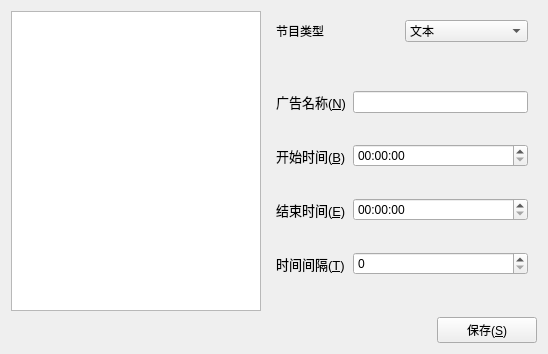
<?xml version="1.0" encoding="UTF-8"?>
<ui version="4.0">
 <class>XMLEditDialog</class>
 <widget class="QDialog" name="XMLEditDialog">
  <property name="geometry">
   <rect>
    <x>0</x>
    <y>0</y>
    <width>548</width>
    <height>354</height>
   </rect>
  </property>
  <property name="minimumSize">
   <size>
    <width>0</width>
    <height>0</height>
   </size>
  </property>
  <property name="windowTitle">
   <string>编辑</string>
  </property>
  <layout class="QGridLayout" name="gridLayout">
   <item row="0" column="0" rowspan="2">
    <widget class="QTreeWidget" name="sceneTreeWidget">
     <property name="sizePolicy">
      <sizepolicy hsizetype="Fixed" vsizetype="Expanding">
       <horstretch>0</horstretch>
       <verstretch>0</verstretch>
      </sizepolicy>
     </property>
     <property name="maximumSize">
      <size>
       <width>250</width>
       <height>16777215</height>
      </size>
     </property>
     <property name="autoScroll">
      <bool>true</bool>
     </property>
     <property name="editTriggers">
      <set>QAbstractItemView::AnyKeyPressed|QAbstractItemView::EditKeyPressed</set>
     </property>
     <attribute name="headerVisible">
      <bool>false</bool>
     </attribute>
     <column>
      <property name="text">
       <string>浏览</string>
      </property>
     </column>
    </widget>
   </item>
   <item row="0" column="1">
    <widget class="QWidget" name="adTypeWidget" native="true">
     <property name="sizePolicy">
      <sizepolicy hsizetype="Preferred" vsizetype="Preferred">
       <horstretch>0</horstretch>
       <verstretch>0</verstretch>
      </sizepolicy>
     </property>
     <layout class="QGridLayout" name="gridLayout_4">
      <item row="0" column="0">
       <layout class="QHBoxLayout" name="horizontalLayout_2">
        <item>
         <widget class="QLabel" name="adTypeLabel">
          <property name="text">
           <string>节目类型</string>
          </property>
         </widget>
        </item>
        <item>
         <widget class="QComboBox" name="adTypeComboBox">
          <item>
           <property name="text">
            <string>文本</string>
           </property>
          </item>
          <item>
           <property name="text">
            <string>图片</string>
           </property>
          </item>
          <item>
           <property name="text">
            <string>视频</string>
           </property>
          </item>
         </widget>
        </item>
       </layout>
      </item>
     </layout>
    </widget>
   </item>
   <item row="1" column="1">
    <widget class="QStackedWidget" name="tabWidget">
     <property name="currentIndex">
      <number>0</number>
     </property>
     <widget class="QWidget" name="page">
      <layout class="QGridLayout" name="gridLayout_2">
       <item row="0" column="0">
        <widget class="QLabel" name="adNameLabel">
         <property name="font">
          <font>
           <pointsize>10</pointsize>
          </font>
         </property>
         <property name="text">
          <string>广告名称(&amp;N)</string>
         </property>
         <property name="buddy">
          <cstring>adNameLineEdit</cstring>
         </property>
        </widget>
       </item>
       <item row="0" column="1">
        <widget class="QLineEdit" name="adNameLineEdit"/>
       </item>
       <item row="1" column="0">
        <widget class="QLabel" name="beginTimeLabel">
         <property name="font">
          <font>
           <pointsize>10</pointsize>
          </font>
         </property>
         <property name="text">
          <string>开始时间(&amp;B)</string>
         </property>
         <property name="buddy">
          <cstring>beginTimeEdit</cstring>
         </property>
        </widget>
       </item>
       <item row="1" column="1">
        <widget class="QTimeEdit" name="beginTimeEdit"/>
       </item>
       <item row="2" column="0">
        <widget class="QLabel" name="endTimeLabel">
         <property name="font">
          <font>
           <pointsize>10</pointsize>
          </font>
         </property>
         <property name="text">
          <string>结束时间(&amp;E)</string>
         </property>
         <property name="buddy">
          <cstring>endTimeEdit</cstring>
         </property>
        </widget>
       </item>
       <item row="2" column="1">
        <widget class="QTimeEdit" name="endTimeEdit"/>
       </item>
       <item row="3" column="0">
        <widget class="QLabel" name="intervalLabel">
         <property name="font">
          <font>
           <pointsize>10</pointsize>
          </font>
         </property>
         <property name="text">
          <string>时间间隔(&amp;T)</string>
         </property>
         <property name="buddy">
          <cstring>intervalSpinBox</cstring>
         </property>
        </widget>
       </item>
       <item row="3" column="1">
        <widget class="QSpinBox" name="intervalSpinBox">
         <property name="maximum">
          <number>60</number>
         </property>
        </widget>
       </item>
      </layout>
     </widget>
     <widget class="QWidget" name="page_2">
      <layout class="QGridLayout" name="gridLayout_3">
       <item row="0" column="0">
        <widget class="QLabel" name="pathLabel">
         <property name="text">
          <string>路径(&amp;P)</string>
         </property>
         <property name="buddy">
          <cstring>lineEdit</cstring>
         </property>
        </widget>
       </item>
       <item row="1" column="0">
        <layout class="QHBoxLayout" name="horizontalLayout_3">
         <property name="spacing">
          <number>0</number>
         </property>
         <item>
          <widget class="QLineEdit" name="lineEdit"/>
         </item>
         <item>
          <widget class="QPushButton" name="browseFileButton">
           <property name="sizePolicy">
            <sizepolicy hsizetype="Fixed" vsizetype="Fixed">
             <horstretch>0</horstretch>
             <verstretch>0</verstretch>
            </sizepolicy>
           </property>
           <property name="maximumSize">
            <size>
             <width>30</width>
             <height>22</height>
            </size>
           </property>
           <property name="text">
            <string notr="true">...</string>
           </property>
          </widget>
         </item>
        </layout>
       </item>
       <item row="2" column="0">
        <widget class="QLabel" name="textLabel">
         <property name="text">
          <string>文本(&amp;T)</string>
         </property>
         <property name="buddy">
          <cstring>textEdit</cstring>
         </property>
        </widget>
       </item>
       <item row="3" column="0">
        <widget class="QTextEdit" name="textEdit"/>
       </item>
      </layout>
     </widget>
    </widget>
   </item>
   <item row="2" column="0" colspan="2">
    <layout class="QHBoxLayout" name="horizontalLayout">
     <item>
      <spacer name="horizontalSpacer">
       <property name="orientation">
        <enum>Qt::Horizontal</enum>
       </property>
       <property name="sizeHint" stdset="0">
        <size>
         <width>40</width>
         <height>20</height>
        </size>
       </property>
      </spacer>
     </item>
     <item>
      <widget class="QPushButton" name="OKButton">
       <property name="minimumSize">
        <size>
         <width>100</width>
         <height>0</height>
        </size>
       </property>
       <property name="text">
        <string>保存(&amp;S)</string>
       </property>
      </widget>
     </item>
    </layout>
   </item>
  </layout>
 </widget>
 <tabstops>
  <tabstop>sceneTreeWidget</tabstop>
  <tabstop>adTypeComboBox</tabstop>
  <tabstop>adNameLineEdit</tabstop>
  <tabstop>beginTimeEdit</tabstop>
  <tabstop>endTimeEdit</tabstop>
  <tabstop>intervalSpinBox</tabstop>
  <tabstop>OKButton</tabstop>
  <tabstop>lineEdit</tabstop>
  <tabstop>browseFileButton</tabstop>
  <tabstop>textEdit</tabstop>
 </tabstops>
 <resources/>
 <connections/>
</ui>
